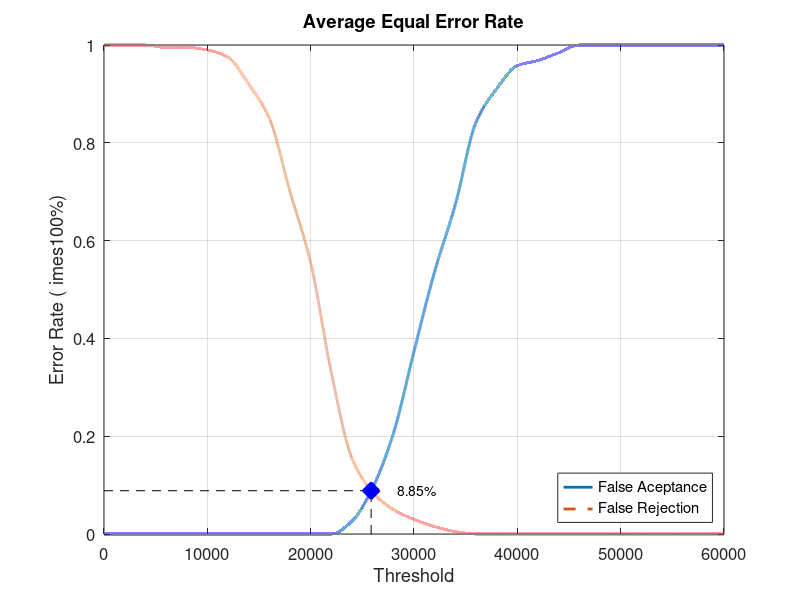
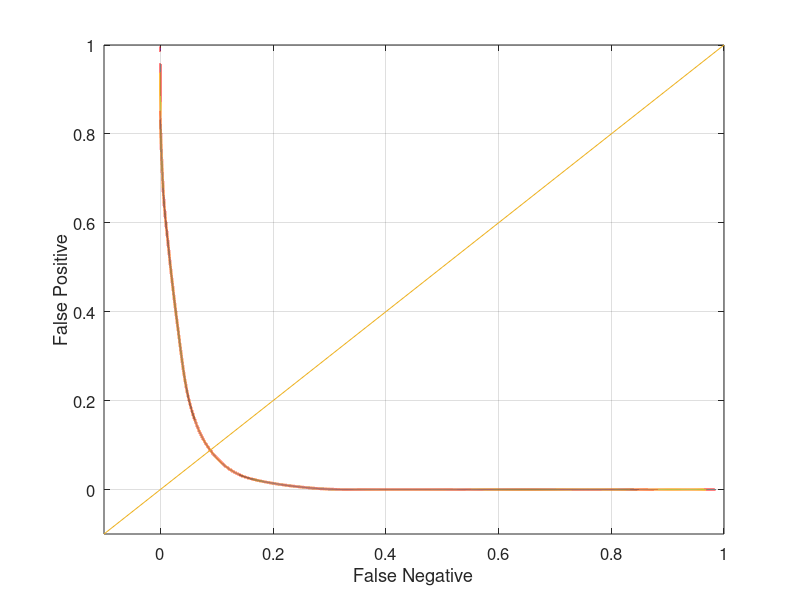

The MATLAB source for these figures, in order:
close all;
clear;
clc;
x = 0:2000:60000;
xq = 0:0.5:60000;

y0 = [0 0 0 0 0 0 0 0 0 0 0 0 0.0263158 0.0947368 0.205263 0.373684 0.536842 0.673684 0.842105 0.910526 0.957895 0.968421 0.984211 1 1 1 1 1 1 1 1]
yy0 = interp1(x, y0, xq, 'pchip');
y1 = [1 1 1 0.995 0.995 0.99 0.975 0.92 0.85 0.7 0.555 0.33 0.155 0.085 0.05 0.03 0.015 0.005 0 0 0 0 0 0 0 0 0 0 0 0 0]
yy1 = interp1(x, y1, xq, 'pchip');

% Calculating EER: 
y2 = abs(y0 - y1);
find(y2 == min(y2))
yy2 = abs(yy0 - yy1);
xEER = find(yy2 == min(yy2));
xEERIndex = xq(xEER) % X-axis EER
yEER = yy0(xEER) % Y-axis EER

main = figure
plot(xq, yy0,'-','LineWidth', 2);	hold on
plot(xq, yy1,'--','LineWidth', 2);	hold on
plot([xEERIndex xEERIndex], [0 yEER], 'k--');	hold on
plot([0 xEERIndex], [yEER yEER], 'k--');	hold on
plot(xEERIndex, yEER, 'bx', 'LineWidth', 10);	hold on
text(xEERIndex + 10 * xEERIndex / 100, yEER, [num2str(round((10000 * yEER)) / 100) '%'])
legend('False Aceptance', 'False Rejection', 'Location', 'SouthEast')
xlabel('Threshold')
ylabel('Error Rate (	imes100%)')
title('Average Equal Error Rate')
set(gca, 'FontSize', 12)
axis([0 60000 0 1])
grid on

print(main, 'Database1_1Main', '-dpng');
FNRxFPR = figure('Color', [1 1 1]);
plot(yy1, yy0, '-', yy1, yy0, 'LineWidth', 2);
hold on
y = -0.1:0.1:1
plot(y, y); 
set(gca, 'FontSize', 12)
xlabel('False Negative')
ylabel('False Positive')
axis([-0.1 1 -0.1 1])
set(gca, 'FontSize', 12)
grid on

print(FNRxFPR, 'Database1_1FNRxFPR','-dpng');
